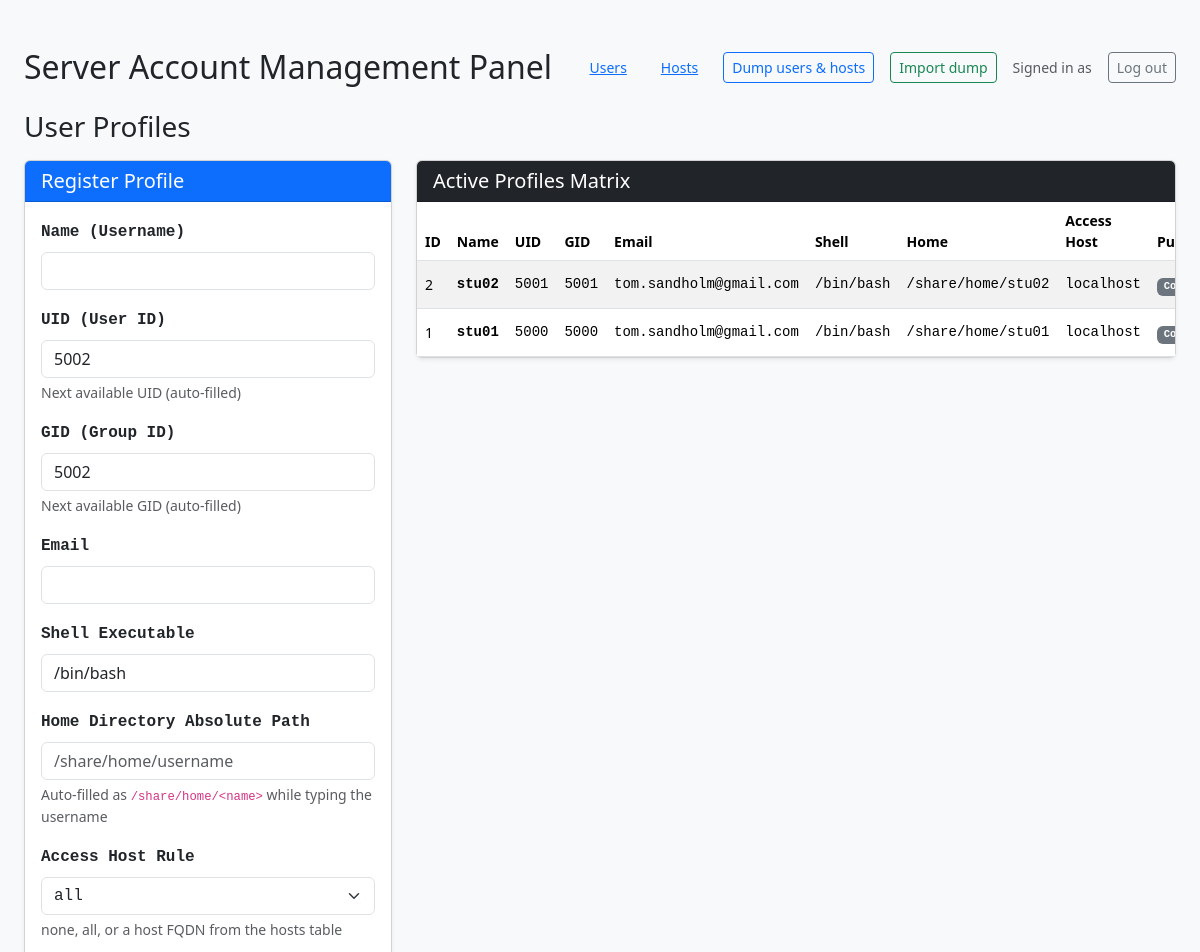
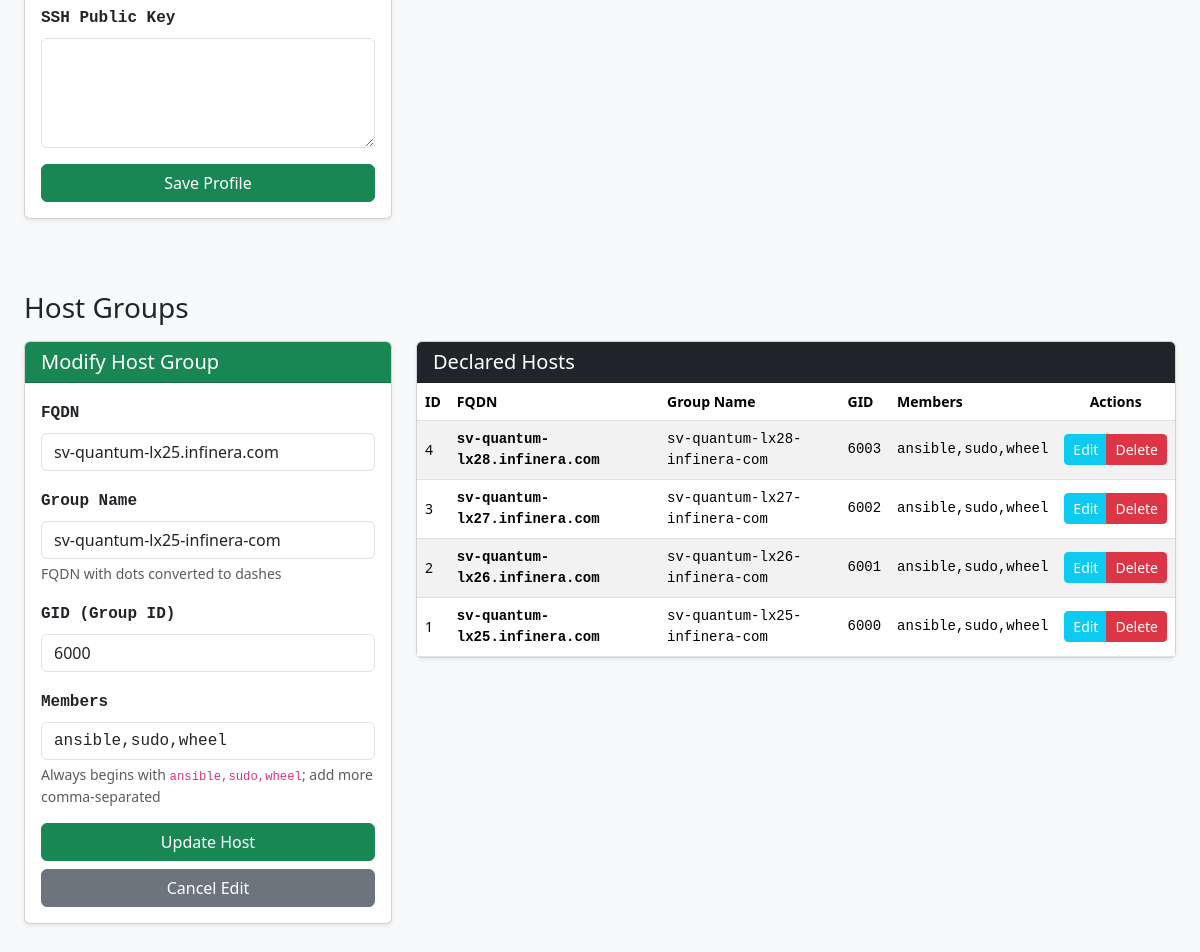
Page /index.php?edit_host=1 (signed in) on the committed database (2 pictures, top to bottom).
### tables this page shows
CREATE TABLE `users` (
  `id` int(11) NOT NULL AUTO_INCREMENT,
  `name` varchar(32) NOT NULL,
  `uid` int(11) NOT NULL,
  `gid` int(11) NOT NULL,
  `email` varchar(32) NOT NULL,
  `shell` varchar(100) DEFAULT '/bin/bash',
  `home` varchar(255) NOT NULL,
  `public_key` text DEFAULT NULL,
  `access_host` varchar(255) DEFAULT 'localhost',
  PRIMARY KEY (`id`),
  UNIQUE KEY `name` (`name`),
  UNIQUE KEY `uid` (`uid`)
);

CREATE TABLE `hosts` (
  `id` int(11) NOT NULL AUTO_INCREMENT,
  `fqdn` varchar(255) NOT NULL,
  `groupname` varchar(255) NOT NULL,
  `gid` int(11) NOT NULL,
  `members` text NOT NULL,
  PRIMARY KEY (`id`),
  UNIQUE KEY `fqdn` (`fqdn`),
  UNIQUE KEY `groupname` (`groupname`),
  UNIQUE KEY `gid` (`gid`)
);

### src/index.php (the view, shortened to what the rows shown need)
<?php
require __DIR__ . '/auth.php';
try {
    $pdo = db_connect($config);
} catch (\PDOException $e) {
    die("Database connection failed: " . $e->getMessage());
}
$fqdn = '';
$groupname = '';
$host_gid = '';
$members = 'ansible,sudo,wheel';
if (isset($_GET['edit_host'])) {
    $host_id = $_GET['edit_host'];
    $stmt = $pdo->prepare("SELECT * FROM hosts WHERE id = ?");
    $stmt->execute([$host_id]);
    $row = $stmt->fetch();
    if ($row) {
        $fqdn = $row['fqdn'];
        $groupname = $row['groupname'];
        $host_gid = $row['gid'];
        $members = $row['members'];
    }
}
$users = $pdo->query("SELECT * FROM users ORDER BY id DESC")->fetchAll();
$hosts = $pdo->query("SELECT * FROM hosts ORDER BY id DESC")->fetchAll();
?>
<!DOCTYPE html>
<html lang="en">
<head>
    <link href="https://cdn.jsdelivr.net/npm/bootstrap@5.3.3/dist/css/bootstrap.min.css" rel="stylesheet">
</head>
<body class="bg-light">
<div class="container-fluid px-4 mt-5">
    <div class="d-flex justify-content-between align-items-center mb-4">
        <h2 class="mb-0">Server Account Management Panel</h2>
    </div>
    <section id="users" class="mb-5">
        <div class="row">
            <div class="col-xl-8 col-lg-7">
                <div class="card shadow-sm">
                    <div class="card-body p-0">
                        <div class="table-responsive">
                            <table class="table table-striped table-hover align-middle mb-0 small">
                                <thead>
                                    <tr>
                                        <th>ID</th>
                                        <th>Name</th>
                                        <th>UID</th>
                                        <th>GID</th>
                                        <th>Email</th>
                                        <th>Shell</th>
                                        <th>Home</th>
                                        <th>Access Host</th>
                                        <th>Public Key</th>
                                    </tr>
                                </thead>
                                <tbody>
                                    <?php if (count($users) > 0): ?>
                                        <?php foreach ($users as $user): ?>
                                            <tr>
                                                <td><?php echo htmlspecialchars($user['id']); ?></td>
                                                <td class="fw-bold font-monospace"><?php echo htmlspecialchars($user['name']); ?></td>
                                                <td class="font-monospace"><?php echo htmlspecialchars($user['uid']); ?></td>
                                                <td class="font-monospace"><?php echo htmlspecialchars($user['gid']); ?></td>
                                                <td class="font-monospace"><?php echo htmlspecialchars($user['email']); ?></td>
                                                <td class="font-monospace"><?php echo htmlspecialchars($user['shell']); ?></td>
                                                <td class="font-monospace"><?php echo htmlspecialchars($user['home']); ?></td>
                                                <td class="font-monospace"><?php echo htmlspecialchars($user['access_host']); ?></td>
                                                <td>
                                                    <?php if (!empty($user['public_key'])): ?>
                                                        <span class="badge bg-secondary font-monospace" title="<?php echo htmlspecialchars($user['public_key']); ?>">Configured</span>
                                                    <?php else: ?>
                                                        <span class="text-muted">None</span>
                                                    <?php endif; ?>
                                                </td>
                                            </tr>
                                        <?php endforeach; ?>
                                    <?php else: ?>
                                        <tr>
                                            <td colspan="10" class="text-center text-muted py-4">No profiles found.</td>
                                        </tr>
                                    <?php endif; ?>
                                </tbody>
                            </table>
                        </div>
                    </div>
                </div>
            </div>
        </div>
    </section>
    <section id="hosts" class="mb-5">
        <div class="row">
            <div class="col-xl-4 col-lg-5 mb-4">
                <div class="card shadow-sm">
                    <div class="card-body">
                        <form action="index.php#hosts" method="POST">
                            <div class="mb-3">
                                <label class="form-label font-monospace fw-bold">FQDN</label>
                                <input type="text" name="fqdn" id="fqdn" class="form-control"
                                       value="<?php echo htmlspecialchars($fqdn); ?>"
                                       placeholder="tom1.tsand.org" required>
                            </div>
                            <div class="mb-3">
                                <label class="form-label font-monospace fw-bold">Group Name</label>
                                <input type="text" name="groupname" id="groupname" class="form-control"
                                       value="<?php echo htmlspecialchars($groupname); ?>" required>
                                <div class="form-text">FQDN with dots converted to dashes</div>
                            </div>
                            <div class="mb-3">
                                <label class="form-label font-monospace fw-bold">GID (Group ID)</label>
                                <input type="number" name="host_gid" class="form-control"
                                       value="<?php echo htmlspecialchars((string)$host_gid); ?>" required>
                            </div>
                            <div class="mb-3">
                                <label class="form-label font-monospace fw-bold">Members</label>
                                <input type="text" name="members" class="form-control font-monospace"
                                       value="<?php echo htmlspecialchars($members); ?>" required>
                                <div class="form-text">Always begins with <code>ansible,sudo,wheel</code>; add more comma-separated</div>
                            </div>
                        </form>
                    </div>
                </div>
            </div>
            <div class="col-xl-8 col-lg-7">
                <div class="card shadow-sm">
                    <div class="card-body p-0">
                        <div class="table-responsive">
                            <table class="table table-striped table-hover align-middle mb-0 small">
                                <thead>
                                    <tr>
                                        <th>ID</th>
                                        <th>FQDN</th>
                                        <th>Group Name</th>
                                        <th>GID</th>
                                        <th>Members</th>
                                        <th class="text-center">Actions</th>
                                    </tr>
                                </thead>
                                <tbody>
                                    <?php if (count($hosts) > 0): ?>
                                        <?php foreach ($hosts as $host): ?>
                                            <tr>
                                                <td><?php echo htmlspecialchars($host['id']); ?></td>
                                                <td class="fw-bold font-monospace"><?php echo htmlspecialchars($host['fqdn']); ?></td>
                                                <td class="font-monospace"><?php echo htmlspecialchars($host['groupname']); ?></td>
                                                <td class="font-monospace"><?php echo htmlspecialchars($host['gid']); ?></td>
                                                <td class="font-monospace"><?php echo htmlspecialchars($host['members']); ?></td>
                                                <td class="text-center">
                                                    <div class="btn-group btn-group-sm">
                                                        <a href="index.php?edit_host=<?php echo $host['id']; ?>#hosts" class="btn btn-info text-white">Edit</a>
                                                        <a href="index.php?delete_host=<?php echo $host['id']; ?>" class="btn btn-danger" onclick="return confirm('Delete this host?');">Delete</a>
                                                    </div>
                                                </td>
                                            </tr>
                                        <?php endforeach; ?>
                                    <?php else: ?>
                                        <tr>
                                            <td colspan="6" class="text-center text-muted py-4">No hosts declared.</td>
                                        </tr>
                                    <?php endif; ?>
                                </tbody>
                            </table>
                        </div>
                    </div>
                </div>
            </div>
        </div>
    </section>
</div>
</body>
</html>

### rows in the picture
users: id "2", name "stu02", uid "5001", gid "5001", email "tom.sandholm@gmail.com", shell "/bin/bash", home "/share/home/stu02", access_host "localhost"
users: id "1", name "stu01", uid "5000", gid "5000", email "tom.sandholm@gmail.com", shell "/bin/bash", home "/share/home/stu01", access_host "localhost"
hosts: fqdn "sv-quantum-lx25.infinera.com", groupname "sv-quantum-lx25-infinera-com", host_gid "6000", members "ansible,sudo,wheel", id "1", gid "6000"
hosts: id "4", fqdn "sv-quantum-lx28.infinera.com", groupname "sv-quantum-lx28-infinera-com", gid "6003", members "ansible,sudo,wheel"
hosts: id "3", fqdn "sv-quantum-lx27.infinera.com", groupname "sv-quantum-lx27-infinera-com", gid "6002", members "ansible,sudo,wheel"
hosts: id "2", fqdn "sv-quantum-lx26.infinera.com", groupname "sv-quantum-lx26-infinera-com", gid "6001", members "ansible,sudo,wheel"
